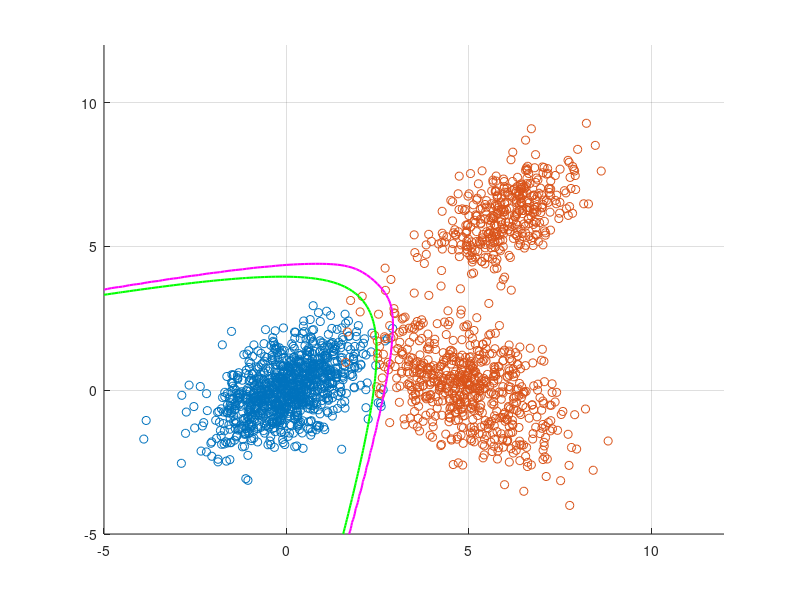
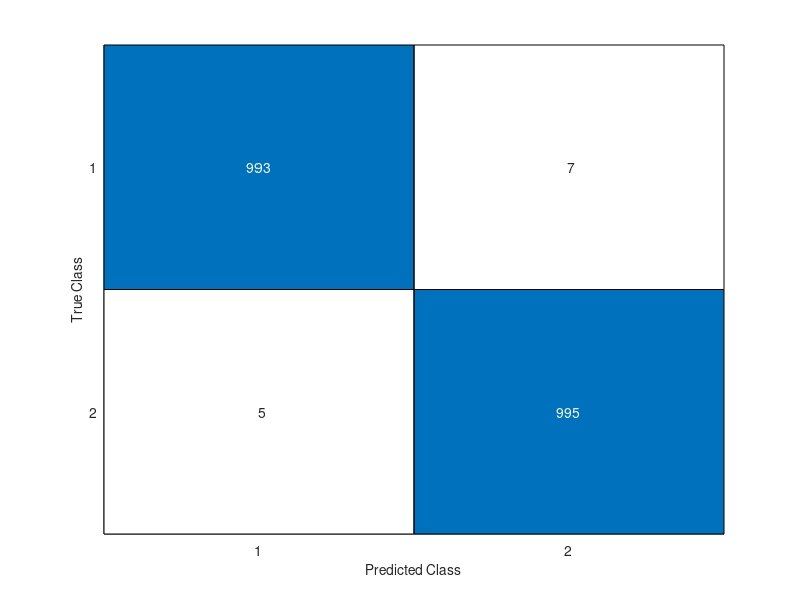
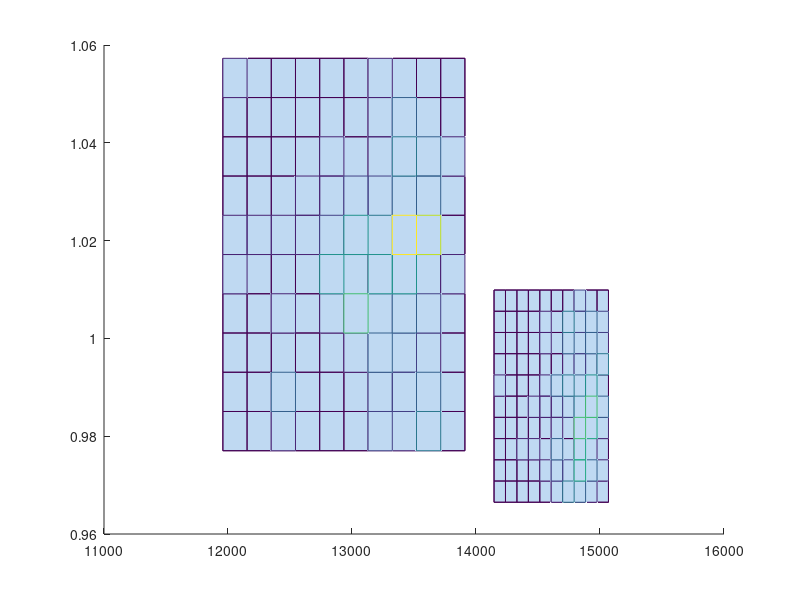

MATLAB code to generate these figures, in order:
clear;
close all;
clc;

% generisemo unimodalnu i polimodalnu gausovu
N = 1000;
M1 = [0 0]';
S1 = [1 0.5; 0.5 1];
M2 = [5 0]';
S2 = [1.5 -0.7; -0.7 1.5];
M3 = [6 6]';
S3 = [1 0.6; 0.6 1];

K1 = mvnrnd(M1, S1, N); %klasa jedan - unimodalna

% pomocne promenjive
pom = rand(N, 1);
K21 = mvnrnd(M2, S2, N);
K22 = mvnrnd(M3, S3, N);
K2 = (pom < 0.6).*K21 + (pom >= 0.6).*K22;

figure(1);
hold all;
scatter(K1(:, 1), K1(:, 2), 'ro');
scatter(K2(:, 1), K2(:, 2), 'bo');
grid on;

% Bayes-ov klasifikator minimalne greske

x = -5:0.1:12;
y = -5:0.1:12;
f1 = zeros(length(x), length(y));
f2 = zeros(length(x), length(y));
const1 = 1/(2*pi*det(S1))^0.5;
const2 = 1/(2*pi*det(S2))^0.5;
const3 = 1/(2*pi*det(S3))^0.5;
for i = 1:length(x)
    for j = 1:length(y)
        X = [x(i) y(j)]';
        f1(i, j) = const1*exp(-0.5*(X - M1)'*inv(S1)*(X - M1));
        f21 = const2*exp(-0.5*(X - M2)'*inv(S2)*(X - M2));
        f22 = const3*exp(-0.5*(X - M3)'*inv(S3)*(X - M3));
        f2(i, j) = 0.6*f21 + 0.4*f22;
    end
end

figure(1);
h = -log(f1./f2); % f-ja h u svakoj tacki prostora
contour(x, y, h', [0 0], 'g', 'Linewidth', 1.5);

% formula
% f1/f2 > (c12 - c22)/(c21 - c11) -> w1
% < -> w2
% cij - cena smestanja j-te klase u i-tu
% c11 = c22 = 0

% Bayes-ov klasifikator minimalne cene

c11 = 0;
c22 = 0;
c12 = 1;
c21 = 5; % vise penalizujemo pogresnu klasifikaciju odbirka iz klase 1

t = (c12 - c22)/(c21 - c11);
k = f1./f2;

figure(1);
contour(x, y, k', [t t], 'm', 'Linewidth', 1.5);

% procena greske klasifikacije - konfuziona matrica

% spajamo sve odbirke u jedan vektor, stvarne klase znamo, a klasifikator
% daje predikciju

Xs = [K1' K2'];
X_true = [ones(1, N), 2*ones(1, N)];
X_pred = zeros(size(X_true));
for i = 1:length(Xs)
    X = Xs(:, i);
    f1 = const1*exp(-0.5*(X - M1)'*inv(S1)*(X - M1));
    f21 = const2*exp(-0.5*(X - M2)'*inv(S2)*(X - M2));
    f22 = const3*exp(-0.5*(X - M3)'*inv(S3)*(X - M3));
    f2 = 0.6*f21 + 0.4*f22;
    if (f1 > f2)
        X_pred(i) = 1;
    else
        X_pred(i) = 2;
    end
end

C = confusionmat(X_true, X_pred);
figure(2);
confusionchart(C);

err1 = C(1, 2)/sum(C(1, :));
err2 = C(2, 1)/sum(C(2, :));
disp(err1);
disp(err2);

% procena greske klasifikacije - teorijski pristup
% ne radi ne znam zasto

x = -5:0.1:12;
y = -5:0.1:12;
f1 = zeros(length(x), length(y));
f2 = zeros(length(x), length(y));
const1 = 1/(2*pi*det(S1))^0.5;
const2 = 1/(2*pi*det(S2))^0.5;
const3 = 1/(2*pi*det(S3))^0.5;
e1 = 0;
e2 = 0;

for i = 1:length(x)
    for j = 1:length(y)
        X = [x(i) y(j)]';
        f1(i, j) = const1*exp(-0.5*(X - M1)'*inv(S1)*(X - M1));
        f21 = const2*exp(-0.5*(X - M2)'*inv(S2)*(X - M2));
        f22 = const3*exp(-0.5*(X - M3)'*inv(S3)*(X - M3));
        f2(i, j) = 0.6*f21 + 0.4*f22;
        h = -log(f1(i, j)/f2(i, j));
        if (h < 0) % u oblasti L1
            e2 = e2 + 0.1*0.1*f2(i, j);
        else % u oblasti L2
            e1 = e1 + 0.1*0.1*f1(i, j);
        end
    end
end

disp(e1);
disp(e2);

% sa realnim podacima - podatke je ona sredila sa proslog casa

load('Slova_obelezja.mat');
figure(3);
hold all;
scatter(P1(1, :), P1(2, :), 'ro');
scatter(P2(1, :), P2(2, :), 'bo');
hold off;

figure(4);
hold all;
hist3(P1');
hist3(P2');

% vidi se da nije gaus